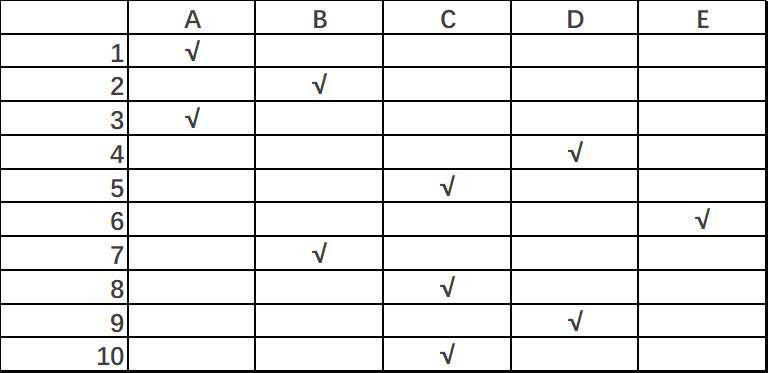
#> input picture project/answer/Answer.png, 768 x 373 px
$ python -i read_frame.py   (imports and definitions only)
#> lines starting #> are read from the running program, lines starting #| are printed output that depends on the picture; after the words box and inside, x2 and y2 are one past the last pixel; in counts of white or black regions, pixels touching at a corner belong together
#!/usr/bin/env python
# coding: utf-8

# In[ ]:


import cv2
import numpy as np

def find_cross_points(x_coords, y_coords):

   # Find the cross points in the table by filtering out points that are too close to each other.

    x_coords = np.sort(x_coords)
    y_coords = np.sort(y_coords)

    filtered_x = [x_coords[0]]
    filtered_y = [y_coords[0]]

    for i in range(1, len(x_coords)):
        if x_coords[i] - x_coords[i - 1] > 10:
            filtered_x.append(x_coords[i])

    for j in range(1, len(y_coords)):
        if y_coords[j] - y_coords[j - 1] > 10:
            filtered_y.append(y_coords[j])

    return filtered_x, filtered_y

def has_content(image_section):

    #Determine if the given image section is non-empty.

    return np.any(image_section > 0)

def extract_table_structure(image_path):

   # Extract the structure of a table from an image and return a matrix indicating empty and filled cells, ignoring the first row and first column.

#> called with image_path = 'answer/Answer.png'
    image = cv2.imread(image_path, cv2.IMREAD_GRAYSCALE)
#> image: shape (373, 768); min 0, max 255, mean 232.6
    if image is None:
        raise ValueError("Image not found or unable to load.")

    # Invert colors and apply adaptive threshold
    binary_image = cv2.adaptiveThreshold(~image, 255, cv2.ADAPTIVE_THRESH_MEAN_C, cv2.THRESH_BINARY, 15, -5)
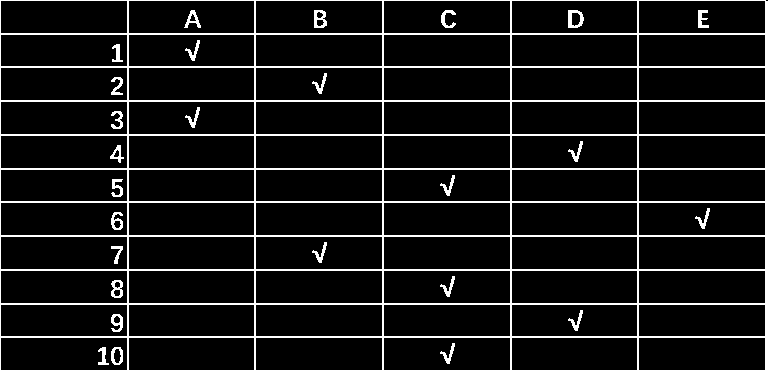
#> binary_image: shape (373, 768); 9.2% white in thin lines or dots

    # Detect horizontal and vertical lines
    horizontal_kernel = cv2.getStructuringElement(cv2.MORPH_RECT, (binary_image.shape[1] // 20, 1))
    vertical_kernel = cv2.getStructuringElement(cv2.MORPH_RECT, (1, binary_image.shape[0] // 10))
#> vertical_kernel = 37 values from 1 to 1

    horizontal_lines = cv2.dilate(cv2.erode(binary_image, horizontal_kernel), horizontal_kernel)
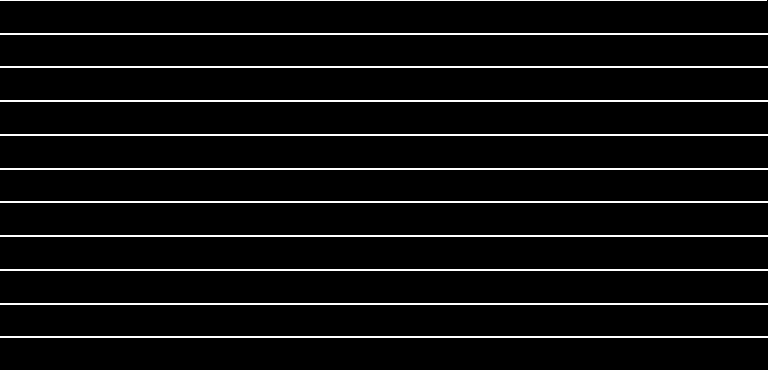
#> horizontal_lines: shape (373, 768); 6.4% white in thin lines or dots
    vertical_lines = cv2.dilate(cv2.erode(binary_image, vertical_kernel), vertical_kernel)
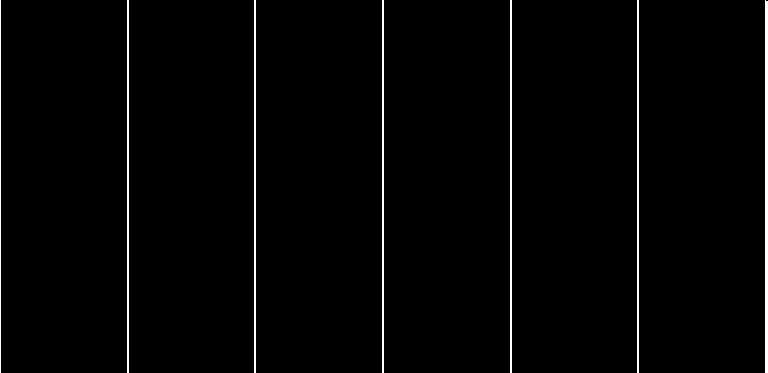
#> vertical_lines: shape (373, 768); 1.8% white in thin lines or dots

    # Find intersections of horizontal and vertical lines
    intersections = cv2.bitwise_and(horizontal_lines, vertical_lines)
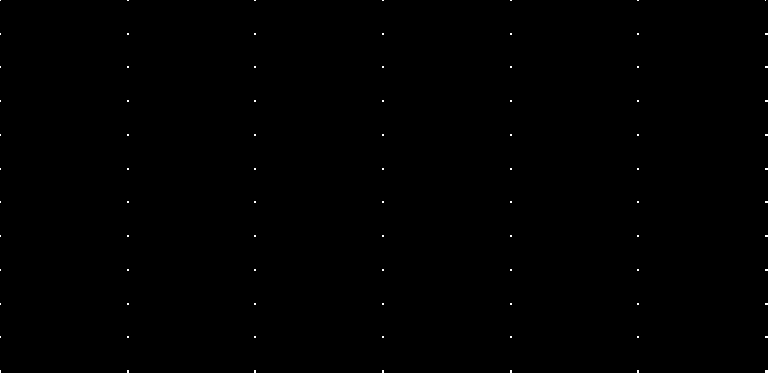
#> intersections: shape (373, 768); 0.12% white in thin lines or dots

    # Extract table contents
    table_structure = cv2.add(horizontal_lines, vertical_lines)
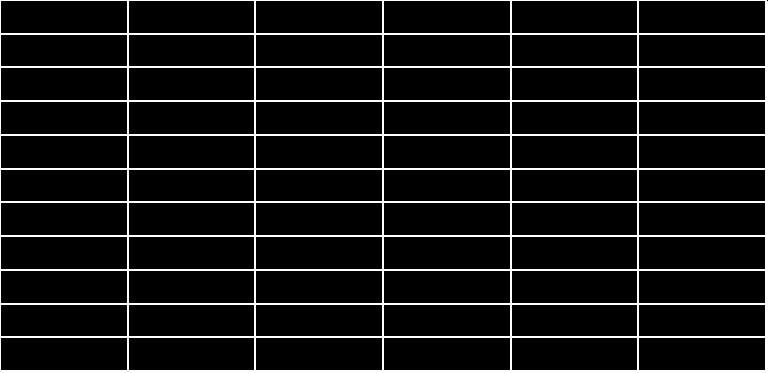
#> table_structure: shape (373, 768); 8.1% white in thin lines or dots
    table_contents = cv2.subtract(binary_image, table_structure)
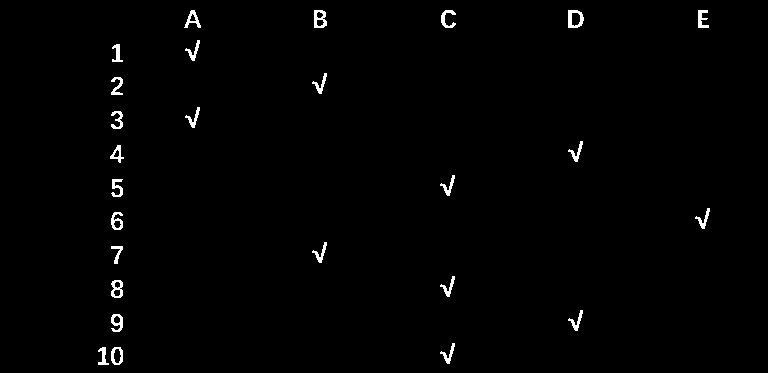
#> table_contents: shape (373, 768); 1% white; 26 white regions, largest, box (x1, y1, x2, y2) and area: (568, 10, 584, 28) 164, (314, 10, 327, 28) 148, (111, 280, 123, 298) 130

    # Locate intersection points
    y_coords, x_coords = np.where(intersections > 0)
#> y_coords = 334 values from 0 to 372; x_coords = 334 values, max 767 at index 25, min 0 at index 0, mean 435.4
    x_points, y_points = find_cross_points(x_coords, y_coords)
#> in find_cross_points, `x_coords = np.sort(x_coords)`: x_coords = 334 values from 0 to 767
#> in find_cross_points, `y_coords = np.sort(y_coords)`: y_coords = 334 values from 0 to 372
#> in find_cross_points, `filtered_x = [x_coords[0]]`: filtered_x = [0]
#> after the loop in find_cross_points, `for i in range(1, len(x_coords)):`: filtered_x = [0, 127, 254, 382, 510, 637, 765]
#> after the loop in find_cross_points, `for j in range(1, len(y_coords)):`: filtered_y = [0, 33, 66, 100, 134, 168, 201, 235, 269, 303, 336, 370]
#> x_points = [0, 127, 254, 382, 510, 637, 765]; y_points has the same summary as filtered_y in find_cross_points

    # Create a matrix to represent the table cells, ignoring the first row and first column
    table_matrix = np.zeros((len(y_points) - 2, len(x_points) - 2), dtype=int)
#> table_matrix = [[0, 0, 0, 0, 0], [0, 0, 0, 0, 0], [0, 0, 0, 0, 0], [0, 0, 0, 0, 0], [0, 0, 0, 0, 0], [0, 0, 0, 0, 0], [0, 0, 0, 0, 0], [0, 0, 0, 0, 0], [0, 0, 0, 0, 0], [0, 0, 0, 0, 0]]

    for i in range(1, len(x_points) - 1):
        for j in range(1, len(y_points) - 1):
            x_start, x_end = x_points[i], x_points[i + 1]
            y_start, y_end = y_points[j], y_points[j + 1]
            cell_contents = table_contents[y_start:y_end, x_start:x_end]
            if has_content(cell_contents):
                table_matrix[j - 1, i - 1] = 1
#> this loop made 5 passes
#> after the loop, table_matrix = [[1, 0, 0, 0, 0], [0, 1, 0, 0, 0], [1, 0, 0, 0, 0], [0, 0, 0, 1, 0], [0, 0, 1, 0, 0], [0, 0, 0, 0, 1], [0, 1, 0, 0, 0], [0, 0, 1, 0, 0], [0, 0, 0, 1, 0], [0, 0, 1, 0, 0]]

    return table_matrix

>>> result = extract_table_structure('answer/Answer.png')
#> result has the same summary as table_matrix in extract_table_structure
